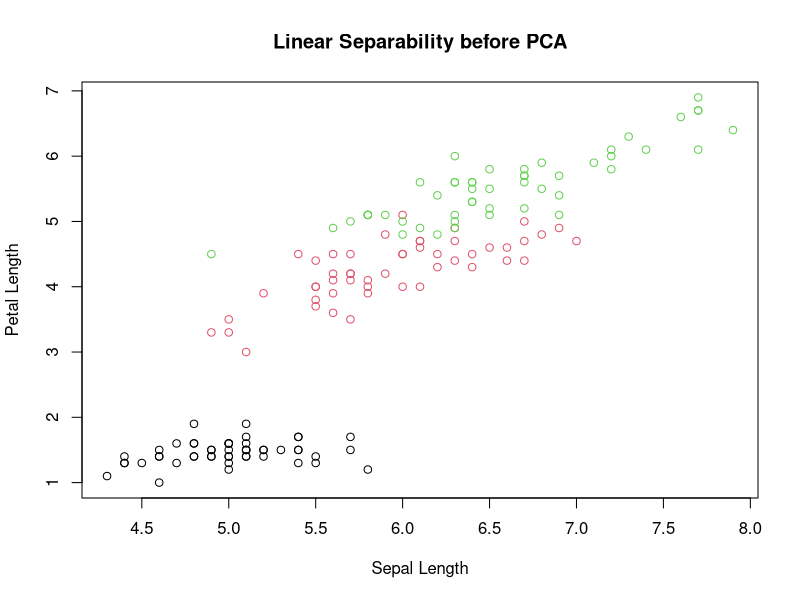
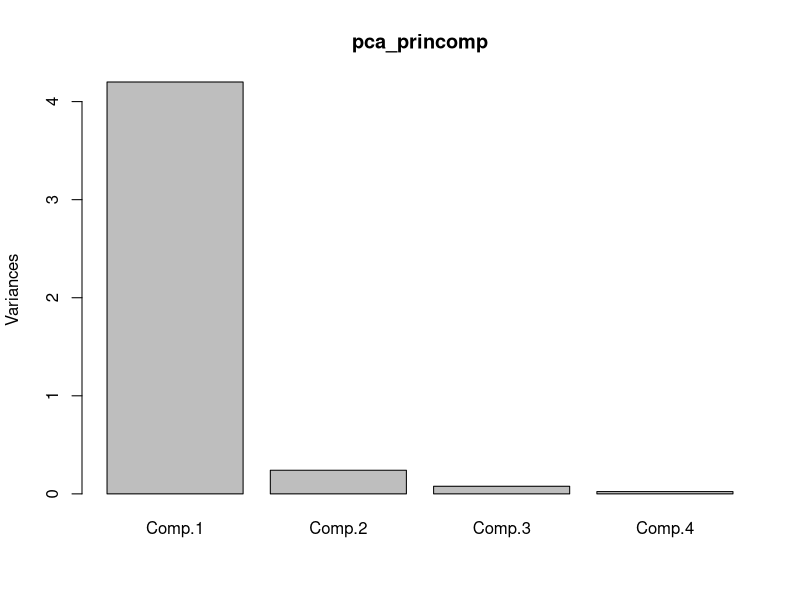
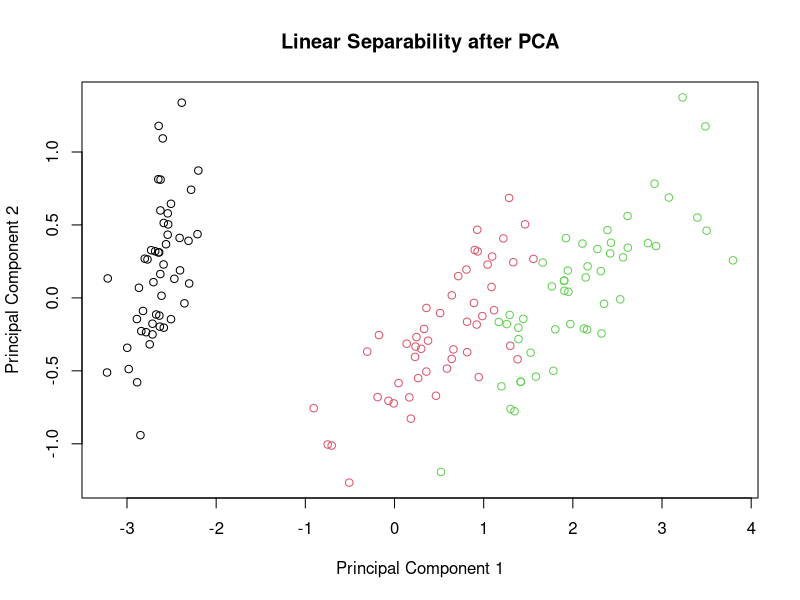
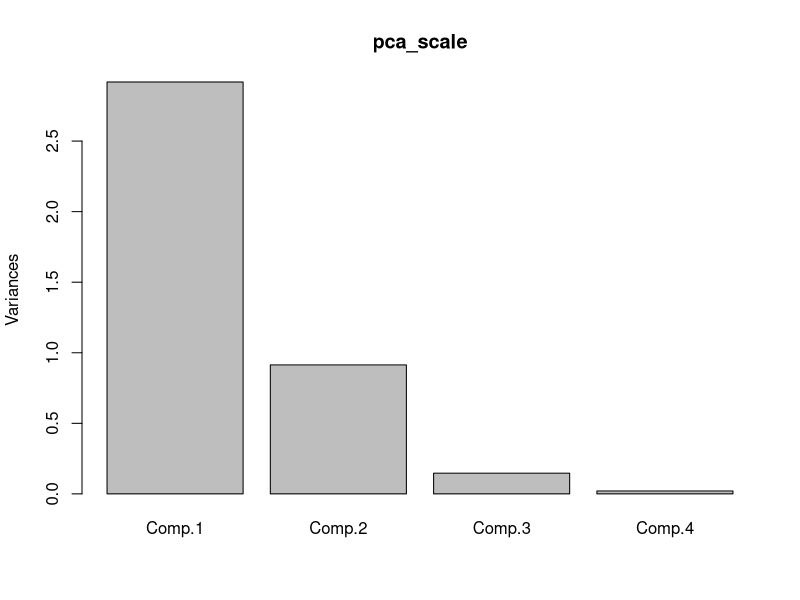
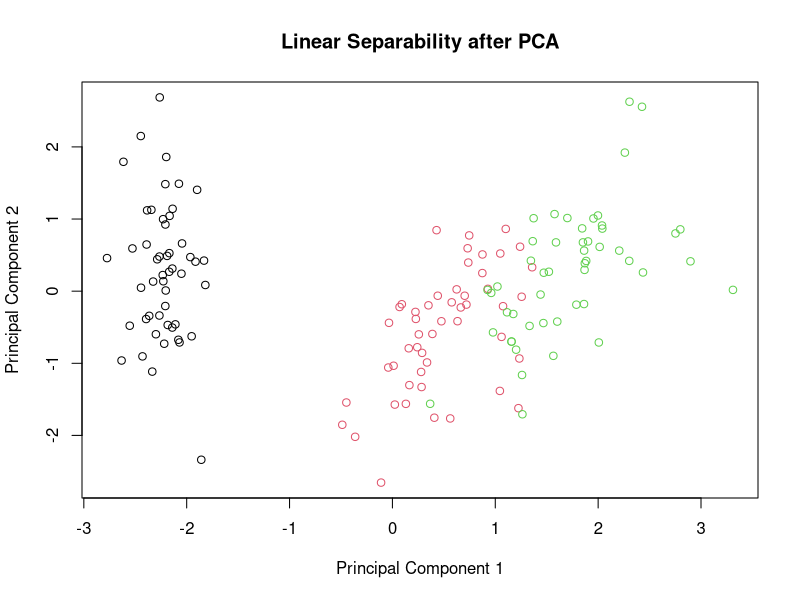
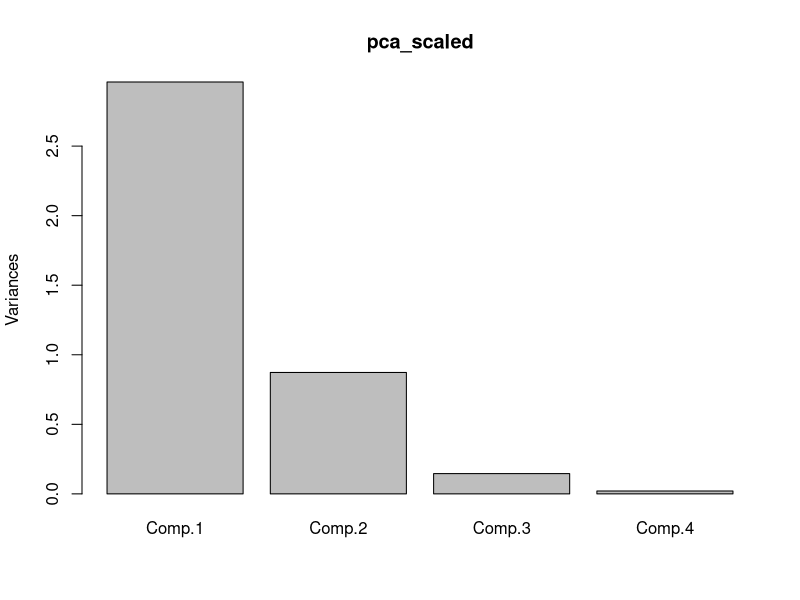

Write the R code that produced these figures, in order.
## ---- chunk 1

rm(list = ls(all=TRUE))

## ---- chunk 2
iris_data <- iris

## ---- chunk 3

str(iris_data)

summary(iris_data)

## ---- chunk 4

library(nnet)

multinom_model = multinom(Species~., data = iris_data )


pred_results = multinom_model$fitted.values


actl_results = iris_data$Species


results = data.frame("pred_spec" = colnames(pred_results)[apply(pred_results,1,function(x) which(x==max(x)))], 
                     "act_spec" = iris_data$Species)

table(results)


## ---- chunk 5

# Using lapply() function we apply the var() function on each of the variables excluding the target

lapply(iris_data[, -5], var)

# Plot the data points on the axes with the highest variances

plot(iris_data$Sepal.Length, iris_data$Petal.Length, col = iris_data$Species, xlab = "Sepal Length", ylab = "Petal Length",
    main = "Linear Separability before PCA")



## ---- chunk 6

pca_princomp <- princomp(iris_data[,-c(5)])
summary(pca_princomp)
pca_princomp$loadings
head(pca_princomp$scores)
plot(pca_princomp)

iris_pca_data = data.frame(pca_princomp$scores, Species = iris_data$Species)

plot(iris_pca_data$Comp.1, iris_pca_data$Comp.2, col = iris_pca_data$Species, xlab = "Principal Component 1", ylab = "Principal Component 2",  main = "Linear Separability after PCA")


reg_mod_2 = multinom(Species~., data = iris_pca_data )

pred_results_2 = reg_mod_2$fitted.values


actl_results_2 = iris_pca_data$Species


results_prcom = data.frame("pred_spec" = colnames(pred_results_2)[apply(pred_results_2,1,function(x) which(x==max(x)))], 
                     "act_spec" = iris_pca_data$Species)

table(results_prcom)

## ---- chunk 7

pca_scale <- princomp(iris_data[,-c(5)], cor = T)
summary(pca_scale)

plot(pca_scale)

iris_pca_Scale_data = data.frame(pca_scale$scores, Species = iris_data$Species)

plot(iris_pca_Scale_data$Comp.1, iris_pca_Scale_data$Comp.2, col = iris_pca_Scale_data$Species, xlab = "Principal Component 1", ylab = "Principal Component 2",  main = "Linear Separability after PCA")


reg_mod_3 = multinom(Species~., data = iris_pca_Scale_data )

pred_results_3 = reg_mod_3$fitted.values


actl_results_3 = iris_pca_Scale_data$Species


results_prcom = data.frame("pred_spec" = colnames(pred_results_3)[apply(pred_results_3,1,function(x) which(x==max(x)))], 
                     "act_spec" = iris_pca_Scale_data$Species)

table(results_prcom)

## ---- chunk 8

set.seed(420)

train_rows <- sample(1:nrow(iris_data), 0.8*nrow(iris_data))

train_data <- iris_data[train_rows, ]

test_data <- iris_data[-train_rows, ]

## ---- chunk 9

pca_scaled <- princomp(train_data[, !(names(train_data) %in% c("Species"))], cor = T)

head(pca_scaled$scores)

## ---- chunk 10

plot(pca_scaled)

## ---- chunk 11

train_pca_e <- as.data.frame(predict(pca_scaled, train_data[, !(names(train_data) %in% c("Species"))]))

test_pca_e <- as.data.frame(predict(pca_scaled, test_data[, !(names(train_data) %in% c("Species"))]))

